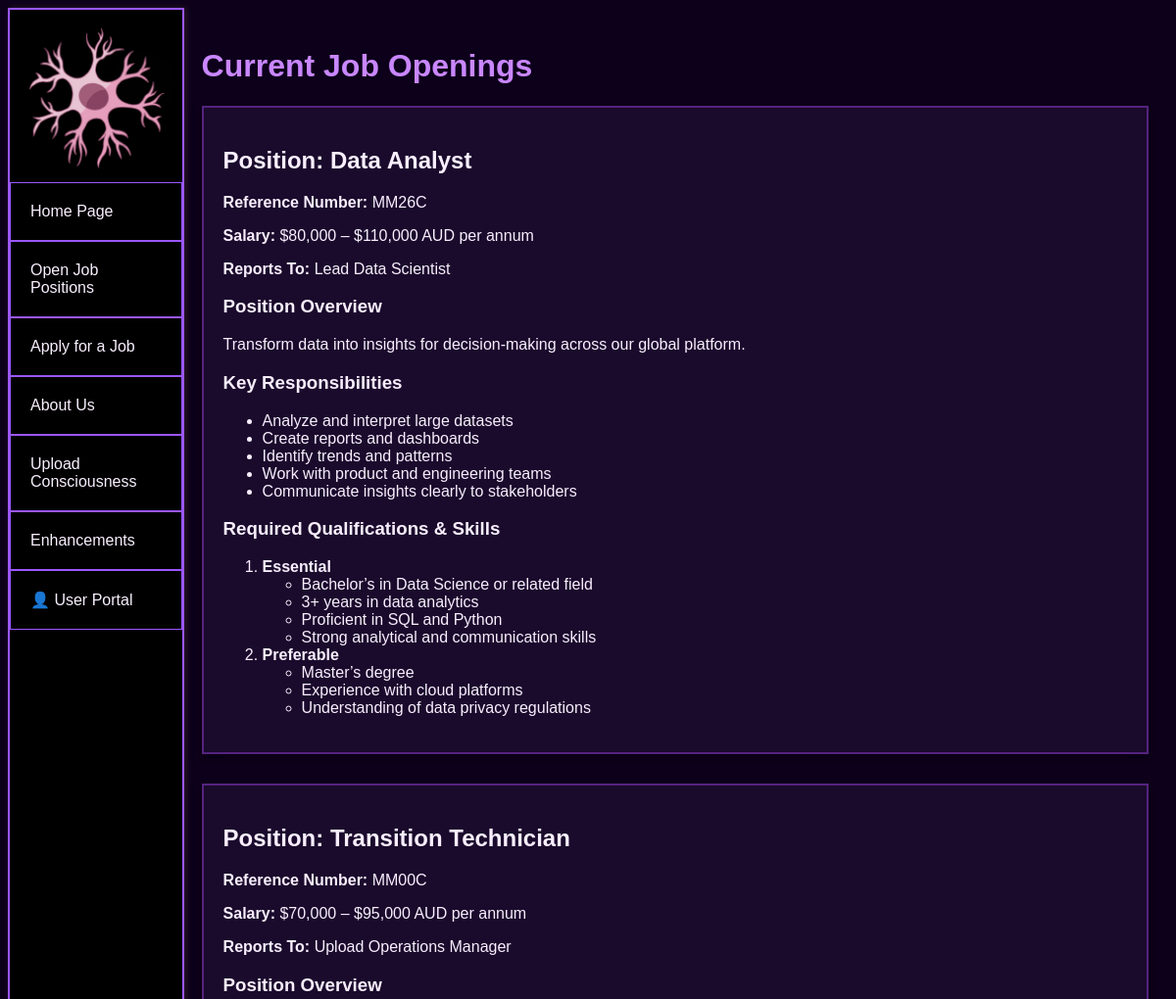
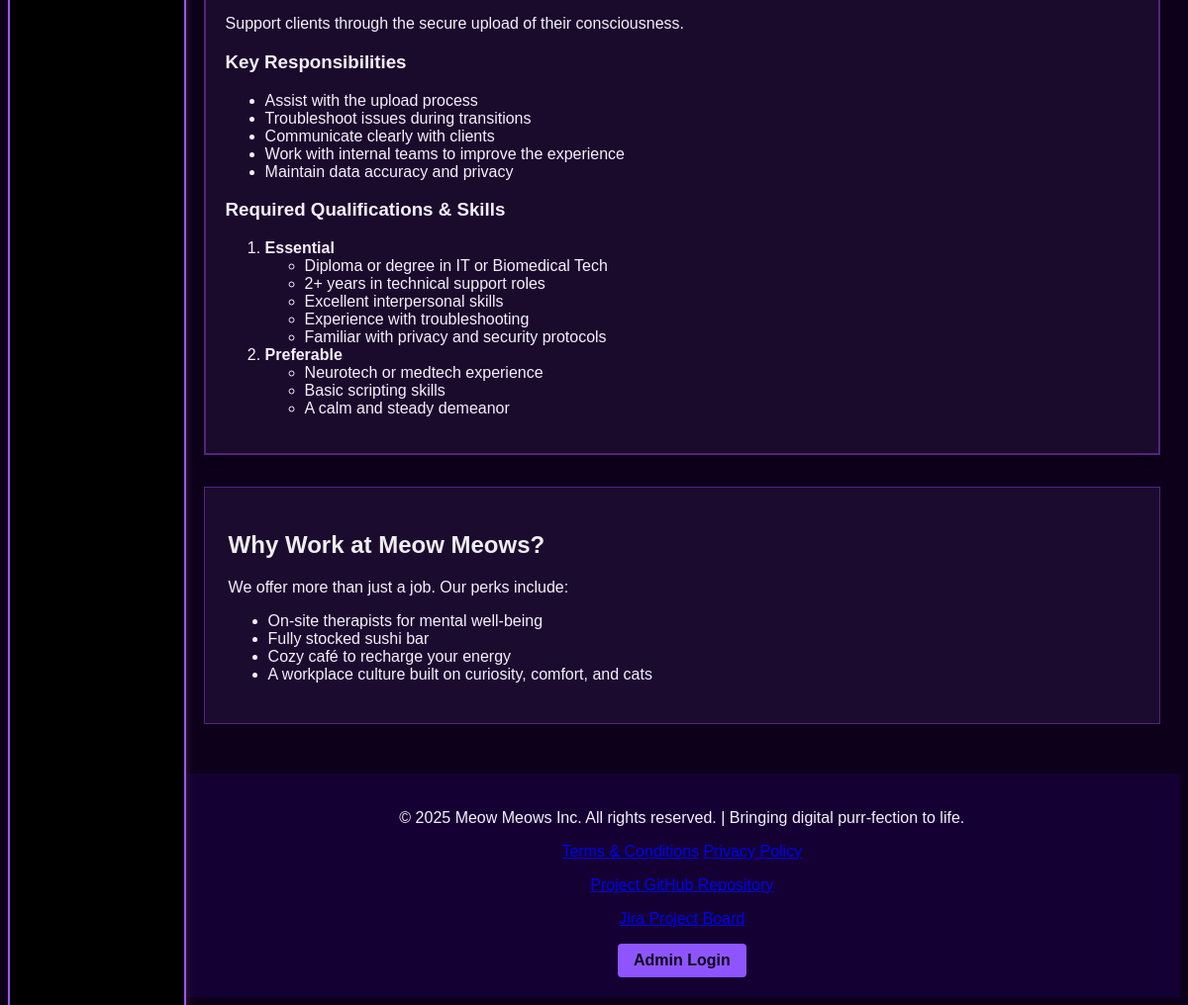
/jobs.php, run on the app's committed database (2 pictures, top to bottom).
### tables this page shows
CREATE TABLE `jobs` (
  `id` int(11) NOT NULL,
  `Name` varchar(50) NOT NULL,
  `Reference_number` varchar(6) NOT NULL,
  `Salary` varchar(50) NOT NULL,
  `Reports_to` varchar(50) DEFAULT NULL,
  `Description` text NOT NULL
);

### jobs.php (the view, shortened to what this page needs)
<?php
include 'header.inc';
include 'nav.inc';
include_once 'settings.php';
function get_job_count()
{
    global $host, $user, $pswd, $dbnm;
    $db_conn = mysqli_connect($host, $user, $pswd, $dbnm);
    if (!$db_conn) {
        echo "<p>Unable to connect to database</p>";
    } else {
        $query = "SELECT id FROM jobs";
        $result = mysqli_query($db_conn, $query);
        if ($result) {
            while ($row = mysqli_fetch_assoc($result)) {
                $job_ids[] = $row['id'];
            }
        } else {
            echo "" . mysqli_error($db_conn);
        }
    }
    return $job_ids;
}
function get_job_data($db_conn, $job_id, $info_type)
{
    $data = [];
    $query = "SELECT info FROM job_data WHERE job_id = $job_id AND info_type = '$info_type'";
    $result = mysqli_query($db_conn, $query);
    if ($result) {
        while ($row = mysqli_fetch_assoc($result)) {
            $data[] = $row['info'];
        }
    } else {
        echo "" . mysqli_error($db_conn);
        mysqli_close($db_conn);
        return;
    }
    return $data;
}
function get_job_listing($job_id)
{
    global $host, $user, $pswd, $dbnm;
    $db_conn = mysqli_connect($host, $user, $pswd, $dbnm);
    if ($db_conn) {
        $query = "SELECT * FROM jobs WHERE id = $job_id LIMIT 1";
        $result = mysqli_query($db_conn, $query);
        if ($result) {
            $data = mysqli_fetch_assoc($result);
            $position = $data['Name'];
            $ref_no = $data['Reference_number'];
            $salary = $data['Salary'];
            $reports_to = $data['Reports_to'];
            $description = $data['Description'];
        } else {
            echo "" . mysqli_error($db_conn);
            mysqli_close($db_conn);
            return;
        }
        $responsibilities = get_job_data($db_conn, $job_id, "Responsibility");
        $essentials = get_job_data($db_conn, $job_id, "Essential_qualification");
        $preferables = get_job_data($db_conn, $job_id, "Preferable_qualification");
        $output_string = "
            <section>
                <h2>Position: $position</h2>
                <p><strong>Reference Number: </strong> $ref_no</p>
                <p><strong>Salary:</strong> $salary</p>"
            . (($reports_to != "") ? "<p><strong>Reports To:</strong> $reports_to</p>" : "") . "
                <h3>Position Overview</h3>
                <p>$description</p>";
        $output_string .= "
        <h3>Key Responsibilities</h3><ul>";
        foreach ($responsibilities as $entry) {
            $output_string .= "<li>$entry</li>";
        }
        $output_string .= "
        </ul><h3>Required Qualifications & Skills</h3><ol><li><strong>Essential</strong><ul>";
        foreach ($essentials as $entry) {
            $output_string .= "<li>$entry</li>";
        }
        $output_string .= "
        </ul></li><li><strong>Preferable</strong><ul>";
        foreach ($preferables as $entry) {
            $output_string .= "<li>$entry</li>";
        }
        $output_string .=" </ul></li></ol></section>";
    } else {
        echo "<p>Unable to connect to database</p>";
    }
    return $output_string;
}
?>
<body class="global_style manage_style">
<div id="main-container">
    <h1>Current Job Openings</h1>
    <?php
    $job_ids = get_job_count();
    if (!empty($job_ids)) {
        for ($i = 0; $i < count($job_ids); $i++) {
            echo get_job_listing($job_ids[$i]);
        }
    }
    ?>
    <aside class="job-aside">
        <h2>Why Work at Meow Meows?</h2>
        <p>We offer more than just a job. Our perks include:</p>
        <ul>
            <li>On-site therapists for mental well-being</li>
            <li>Fully stocked sushi bar</li>
            <li>Cozy café to recharge your energy</li>
            <li>A workplace culture built on curiosity, comfort, and cats</li>
        </ul>
    </aside>
</div>
<?php include 'footer.inc'; ?>
</body>

### header.inc (shortened to what this page needs)
<!DOCTYPE html>
<html lang="en">
<head>
    <link rel="stylesheet" href="styles/styles.css">
</head>

### nav.inc
<nav>
    <img src="images/logo.PNG" alt="company logo">
    <a href="index.php">Home Page</a>
    <a href="jobs.php">Open Job Positions</a>
    <a href="apply.php">Apply for a Job</a>
    <a href="about.php">About Us</a>
    <a href="upload.php">Upload Consciousness</a>
    <a href="enhancements.php">Enhancements</a>
    <a href="user_login.php">👤 User Portal</a>
</nav>

### footer.inc (shortened to what this page needs)
<footer>
    <p>&copy; 2025 Meow Meows Inc. All rights reserved. | Bringing digital purr-fection to life.</p>
    <a href="terms.php">Terms & Conditions</a>
    <a href="privacy.php">Privacy Policy</a>
    <p>
        <a href="https://github.com/RoryNorbury/COS10026-Project-Part-1" target="_blank">
        </a>
    </p>
    <p>
        <a href="https://meowmeowscos10026.atlassian.net/jira/software/projects/SCRUM/boards/1?atlOrigin=eyJpIjoiOTM3NzdlOTMyMjkzNDNlNTgxMzkzMTNmMjFkZWM3MGEiLCJwIjoiaiJ9" target="_blank">
        </a>
    </p>
    <div style="margin-top:1em; text-align:center;">
        <a href="login.php" class="admin-login-btn">Admin Login</a>
    </div>
</body>
</html>

### styles/styles.css (style rules this page uses)
.global_style { display: block; background-color: #0D001B; color: #F8EFFE; font-family: "Poppins", sans-serif; }
.global_style *, .global_style *::before, .global_style *::after { box-sizing: border-box; }
.global_style nav { display: flex; flex-direction: column; justify-content: flex-start; position: fixed; height: 100%; width: 15%; border: 2px solid #9B57FF; }
.global_style nav a { border: 1px solid #9B57FF; display: block; padding: 20px; }
.global_style nav a:link { color: inherit; text-decoration: none; }
.global_style #main-container { margin-left: 15%; padding: 20px; }
.global_style nav { background-color: #150033; border-color: #9B57FF; box-shadow: 2px 0 6px rgba(0, 0, 0, 0.5); }
.global_style nav a { color: #F3E7FF; border-color: #9B57FF; background-color: transparent; transition: background-color 0.3s ease; }
.global_style h1 { color: #C987FF; }
.global_style p, .global_style li, .global_style dd, .global_style td { color: #F8EFFE; }
.global_style img { border-radius: 6px; }
.global_style nav { background-color: #000000; border-color: #9B57FF; box-shadow: 2px 0 6px rgba(77, 52, 52, 0.5); }
.global_style footer { margin-left: 15%; padding: 20px; background-color: #150033; color: #F8EFFE; text-align: center; clear: both; }
.global_style section, .global_style aside { background-color: #1a0a2c; border: 2px solid #55237F; border-radius: 0; padding: 20px; margin-bottom: 30px; box-shadow: 0 4px 12px rgba(0, 0, 0, 0.3); }
.global_style .job-aside { background-color: #1b0b2f; color: #eee; padding: 1.5rem; margin-top: 2rem; border: 1px solid #55237F; box-shadow: none; border-radius: 0; }
.manage_style .admin-login-btn { display: inline-block; padding: 8px 16px; background: #8E55FF; color: #0D001B; text-decoration: none; border-radius: 4px; font-weight: bold; }

### data on the page
jobs: Name "Data Analyst", Reference_number "MM26C", Salary "$80,000 – $110,000 AUD per annum", Reports_to "Lead Data Scientist", Description "Transform data into insights for decision-making across our global platform.", entry "Analyze and interpret large datasets", entry "Create reports and dashboards", entry "Identify trends and patterns", entry "Work with product and engineering teams", entry "Communicate insights clearly to stakeholders", entry "Bachelor’s in Data Science or related field", entry "3+ years in data analytics", entry "Proficient in SQL and Python", entry "Strong analytical and communication skills", entry "Master’s degree", entry "Experience with cloud platforms", entry "Understanding of data privacy regulations"
jobs: Name "Transition Technician", Reference_number "MM00C", Salary "$70,000 – $95,000 AUD per annum", Reports_to "Upload Operations Manager", Description "Support clients through the secure upload of their consciousness.", entry "Assist with the upload process", entry "Troubleshoot issues during transitions", entry "Communicate clearly with clients", entry "Work with internal teams to improve the experience", entry "Maintain data accuracy and privacy", entry "Diploma or degree in IT or Biomedical Tech", entry "2+ years in technical support roles", entry "Excellent interpersonal skills", entry "Experience with troubleshooting", entry "Familiar with privacy and security protocols", entry "Neurotech or medtech experience", entry "Basic scripting skills", entry "A calm and steady demeanor"
